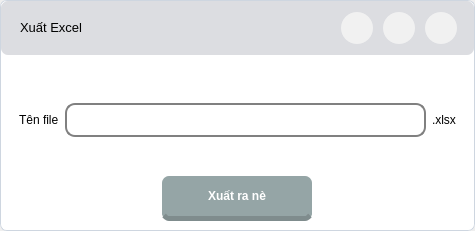
<?xml version="1.0" encoding="UTF-8"?>
<ui version="4.0">
 <class>Widget</class>
 <widget class="QWidget" name="Widget">
  <property name="geometry">
   <rect>
    <x>0</x>
    <y>0</y>
    <width>475</width>
    <height>231</height>
   </rect>
  </property>
  <property name="windowTitle">
   <string>Widget</string>
  </property>
  <layout class="QVBoxLayout" name="verticalLayout">
   <property name="leftMargin">
    <number>0</number>
   </property>
   <property name="topMargin">
    <number>0</number>
   </property>
   <property name="rightMargin">
    <number>0</number>
   </property>
   <property name="bottomMargin">
    <number>0</number>
   </property>
   <item>
    <widget class="QFrame" name="frame_window">
     <property name="styleSheet">
      <string notr="true">QFrame{
background: #ffffff;
border-radius: 7px;
}

#frame_window {
border: 1px solid #ced6e0;
}</string>
     </property>
     <property name="frameShape">
      <enum>QFrame::StyledPanel</enum>
     </property>
     <property name="frameShadow">
      <enum>QFrame::Raised</enum>
     </property>
     <layout class="QVBoxLayout" name="verticalLayout_2">
      <property name="leftMargin">
       <number>0</number>
      </property>
      <property name="topMargin">
       <number>0</number>
      </property>
      <property name="rightMargin">
       <number>0</number>
      </property>
      <property name="bottomMargin">
       <number>0</number>
      </property>
      <item>
       <widget class="QFrame" name="frame_header">
        <property name="sizePolicy">
         <sizepolicy hsizetype="Expanding" vsizetype="Fixed">
          <horstretch>0</horstretch>
          <verstretch>0</verstretch>
         </sizepolicy>
        </property>
        <property name="styleSheet">
         <string notr="true">background-color: #dcdde1;</string>
        </property>
        <property name="frameShape">
         <enum>QFrame::StyledPanel</enum>
        </property>
        <property name="frameShadow">
         <enum>QFrame::Raised</enum>
        </property>
        <layout class="QHBoxLayout" name="horizontalLayout_4">
         <property name="spacing">
          <number>14</number>
         </property>
         <property name="leftMargin">
          <number>11</number>
         </property>
         <property name="topMargin">
          <number>11</number>
         </property>
         <property name="rightMargin">
          <number>11</number>
         </property>
         <property name="bottomMargin">
          <number>11</number>
         </property>
         <item alignment="Qt::AlignLeft">
          <widget class="QLabel" name="label_windowTitle">
           <property name="sizePolicy">
            <sizepolicy hsizetype="Fixed" vsizetype="Fixed">
             <horstretch>0</horstretch>
             <verstretch>0</verstretch>
            </sizepolicy>
           </property>
           <property name="font">
            <font>
             <family>Segoe UI</family>
             <pointsize>10</pointsize>
            </font>
           </property>
           <property name="styleSheet">
            <string notr="true">padding-left: 5px;</string>
           </property>
           <property name="text">
            <string>Xuất Excel</string>
           </property>
          </widget>
         </item>
         <item>
          <spacer name="horizontalSpacer">
           <property name="orientation">
            <enum>Qt::Horizontal</enum>
           </property>
           <property name="sizeHint" stdset="0">
            <size>
             <width>40</width>
             <height>20</height>
            </size>
           </property>
          </spacer>
         </item>
         <item alignment="Qt::AlignRight">
          <widget class="QFrame" name="frameTopRightButton">
           <property name="sizePolicy">
            <sizepolicy hsizetype="Preferred" vsizetype="Preferred">
             <horstretch>0</horstretch>
             <verstretch>0</verstretch>
            </sizepolicy>
           </property>
           <property name="minimumSize">
            <size>
             <width>122</width>
             <height>32</height>
            </size>
           </property>
           <property name="styleSheet">
            <string notr="true">QPushButton{
	background-color: #f2f2f2f2;
	border-radius: 16px;
}
</string>
           </property>
           <property name="frameShape">
            <enum>QFrame::StyledPanel</enum>
           </property>
           <property name="frameShadow">
            <enum>QFrame::Raised</enum>
           </property>
           <property name="lineWidth">
            <number>1</number>
           </property>
           <layout class="QHBoxLayout" name="horizontalLayout_5">
            <property name="spacing">
             <number>10</number>
            </property>
            <property name="leftMargin">
             <number>0</number>
            </property>
            <property name="topMargin">
             <number>0</number>
            </property>
            <property name="rightMargin">
             <number>6</number>
            </property>
            <property name="bottomMargin">
             <number>0</number>
            </property>
            <item>
             <widget class="QPushButton" name="button_minimum">
              <property name="sizePolicy">
               <sizepolicy hsizetype="Fixed" vsizetype="Fixed">
                <horstretch>0</horstretch>
                <verstretch>0</verstretch>
               </sizepolicy>
              </property>
              <property name="minimumSize">
               <size>
                <width>32</width>
                <height>32</height>
               </size>
              </property>
              <property name="styleSheet">
               <string notr="true">QPushButton::hover{
background-color: rgb(0, 170, 0);
}</string>
              </property>
              <property name="text">
               <string/>
              </property>
             </widget>
            </item>
            <item>
             <widget class="QPushButton" name="button_maximum">
              <property name="sizePolicy">
               <sizepolicy hsizetype="Fixed" vsizetype="Fixed">
                <horstretch>0</horstretch>
                <verstretch>0</verstretch>
               </sizepolicy>
              </property>
              <property name="minimumSize">
               <size>
                <width>32</width>
                <height>32</height>
               </size>
              </property>
              <property name="styleSheet">
               <string notr="true">QPushButton::hover{
background-color: rgb(255, 170, 0);
}</string>
              </property>
              <property name="text">
               <string/>
              </property>
             </widget>
            </item>
            <item>
             <widget class="QPushButton" name="button_close">
              <property name="enabled">
               <bool>true</bool>
              </property>
              <property name="sizePolicy">
               <sizepolicy hsizetype="Fixed" vsizetype="Fixed">
                <horstretch>0</horstretch>
                <verstretch>0</verstretch>
               </sizepolicy>
              </property>
              <property name="minimumSize">
               <size>
                <width>32</width>
                <height>32</height>
               </size>
              </property>
              <property name="baseSize">
               <size>
                <width>0</width>
                <height>0</height>
               </size>
              </property>
              <property name="styleSheet">
               <string notr="true">
QPushButton::hover {
background-color: rgb(255, 0, 0);
}</string>
              </property>
              <property name="text">
               <string/>
              </property>
              <property name="iconSize">
               <size>
                <width>0</width>
                <height>0</height>
               </size>
              </property>
              <property name="flat">
               <bool>false</bool>
              </property>
             </widget>
            </item>
           </layout>
           <zorder>button_close</zorder>
           <zorder>button_minimum</zorder>
           <zorder>button_maximum</zorder>
          </widget>
         </item>
        </layout>
       </widget>
      </item>
      <item>
       <widget class="QFrame" name="frame_body">
        <property name="frameShape">
         <enum>QFrame::StyledPanel</enum>
        </property>
        <property name="frameShadow">
         <enum>QFrame::Raised</enum>
        </property>
        <layout class="QVBoxLayout" name="verticalLayout_3">
         <item>
          <widget class="QFrame" name="frame">
           <property name="frameShape">
            <enum>QFrame::StyledPanel</enum>
           </property>
           <property name="frameShadow">
            <enum>QFrame::Raised</enum>
           </property>
           <layout class="QHBoxLayout" name="horizontalLayout">
            <item>
             <widget class="QLabel" name="label">
              <property name="font">
               <font>
                <family>Segoe UI</family>
                <pointsize>9</pointsize>
               </font>
              </property>
              <property name="text">
               <string>Tên file</string>
              </property>
             </widget>
            </item>
            <item>
             <widget class="QLineEdit" name="lineEdit_fileName">
              <property name="font">
               <font>
                <family>Segoe UI</family>
                <pointsize>10</pointsize>
               </font>
              </property>
              <property name="styleSheet">
               <string notr="true">QLineEdit {
    border: 2px solid gray;
    border-radius: 10px;
    padding: 0 8px;
    selection-background-color: darkgray;
min-height: 30px;
}</string>
              </property>
             </widget>
            </item>
            <item>
             <widget class="QLabel" name="label_2">
              <property name="font">
               <font>
                <family>Segoe UI</family>
                <pointsize>9</pointsize>
               </font>
              </property>
              <property name="text">
               <string>.xlsx</string>
              </property>
             </widget>
            </item>
           </layout>
          </widget>
         </item>
         <item alignment="Qt::AlignHCenter">
          <widget class="QPushButton" name="button_ok">
           <property name="font">
            <font>
             <weight>75</weight>
             <bold>true</bold>
            </font>
           </property>
           <property name="styleSheet">
            <string notr="true">QPushButton {
border-radius: 7px;
border-bottom: 5px solid #7f8c8d;
background-color: #95a5a6;
color: #ffffff;
max-height: 40px;
min-width: 150px;
}

QPushButton:pressed {
border: none;
}</string>
           </property>
           <property name="text">
            <string>Xuất ra nè</string>
           </property>
          </widget>
         </item>
        </layout>
       </widget>
      </item>
     </layout>
    </widget>
   </item>
  </layout>
 </widget>
 <resources/>
 <connections/>
</ui>
